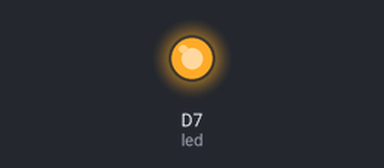
Bench run of a sketch on a simulated ESP8266 (NodeMCU). On the bench: output pins drawn as LEDs (lit = HIGH).

Above: at 0.7 s.
At 50.5 s:
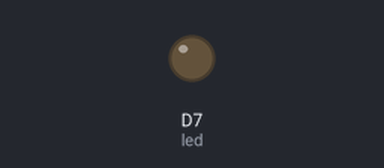
Timing chart, 0 to 54.0 s (numbered marks = the images above):
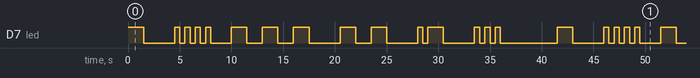

Measured:
- by itself, D7 (led): moves between LOW and HIGH, repeating every 41.5 s
- by itself, everything shown: repeats every 41.5 s, in 30 steps

The sketch:

2.1P.ino
```cpp
int led = D7;
int dash = 1500;
int dot = 500;
int T[1] = {dash};
int H[4] = {dot, dot, dot, dot};
int O[3] = {dash, dash, dash};
int M[2] = {dash, dash};
int A[2] = {dot, dash};
int S[3] = {dot, dot, dot};

void blink(int time[], int num) {
    for (int i = 0; i < num; i++)
    {
        digitalWrite(led, HIGH);
        delay(time[i]);
        digitalWrite(led, LOW);
        delay(time[i]);
    }
    delay(dash);
}

void setup() {
    pinMode(led, OUTPUT);
}

void loop() {
    blink(T, 1);
    blink(H, 4);
    blink(O, 3);
    blink(M, 2);
    blink(A, 2);
    blink(S, 3);
    delay(3500);
}
```
